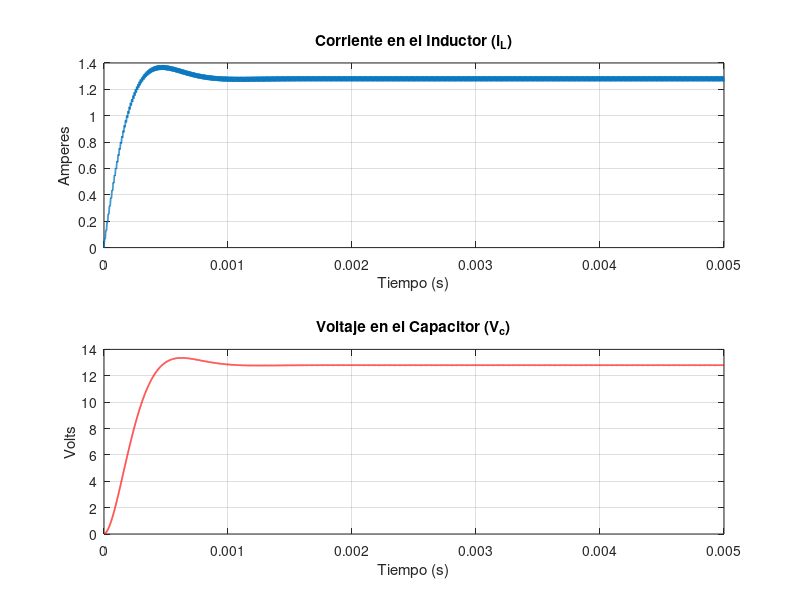

Write MATLAB code to recreate this figure.

L = 2e-3;       % 2 mH
R = 10;         % 10 Ohms
C = 10e-6;      % 10 uF
Uin = 32;       % 32 V
f = 100e3;      % Frecuencia 100 kHz
D = 0.4;        % Ciclo de trabajo 40%
T = 1/f;        % Periodo del PWM


pwm = @(t) double(mod(t, T) < D*T);

odefun = @(t, x) [
    -(1/L)*x(2) + (Uin/L)*pwm(t);
    (1/C)*x(1) - (1/(R*C))*x(2)
    ];


x0 = [0; 0];
tspan = [0 0.005]; 


options = odeset('MaxStep', 1e-6);


[t, x] = ode45(odefun, tspan, x0, options);


figure;
subplot(2,1,1);
plot(t, x(:,1), 'LineWidth', 1.2);
title('Corriente en el Inductor (i_L)');
ylabel('Amperes'); xlabel('Tiempo (s)'); grid on;

subplot(2,1,2);
plot(t, x(:,2), 'LineWidth', 1.2, 'Color', 'r');
title('Voltaje en el Capacitor (V_c)');
ylabel('Volts'); xlabel('Tiempo (s)'); grid on;
